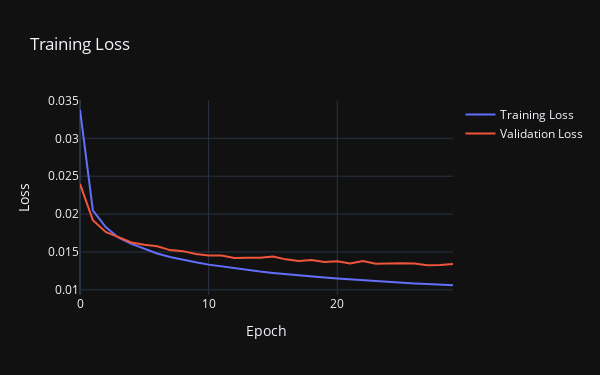

Source (notebook cell):
### Code cell
plt_loss(H)

### Figure 1 — Plotly figure (JSON) as saved in the notebook; plotly's stock layout.template omitted (floating-point values rounded to 4 significant figures)
{"data": [{"mode": "lines", "name": "Training Loss", "type": "scatter", "y": [0.03378, 0.02051, 0.01828, 0.01689, 0.01606, 0.01538, 0.01479, 0.01434, 0.01396, 0.01364, 0.01333, 0.01309, 0.01281, 0.01259, 0.01241, 0.01222, 0.01205, 0.01192, 0.01175, 0.01161, 0.01149, 0.01137, 0.01127, 0.01112, 0.01103, 0.01093, 0.01084, 0.01076, 0.01065, 0.0106]}, {"mode": "lines", "name": "Validation Loss", "type": "scatter", "y": [0.02399, 0.01919, 0.01765, 0.017, 0.01626, 0.01595, 0.01574, 0.01524, 0.01511, 0.01473, 0.01455, 0.01453, 0.0142, 0.01424, 0.01424, 0.0144, 0.01402, 0.0138, 0.01395, 0.01366, 0.01376, 0.01347, 0.01381, 0.01343, 0.0135, 0.0135, 0.01348, 0.01326, 0.01327, 0.01341]}], "layout": {"height": 375, "title": {"text": "Training Loss"}, "width": 600, "xaxis": {"autorange": true, "range": [0, 29], "title": {"text": "Epoch"}}, "yaxis": {"autorange": true, "range": [0.009315, 0.03507], "title": {"text": "Loss"}, "type": "linear"}}}
